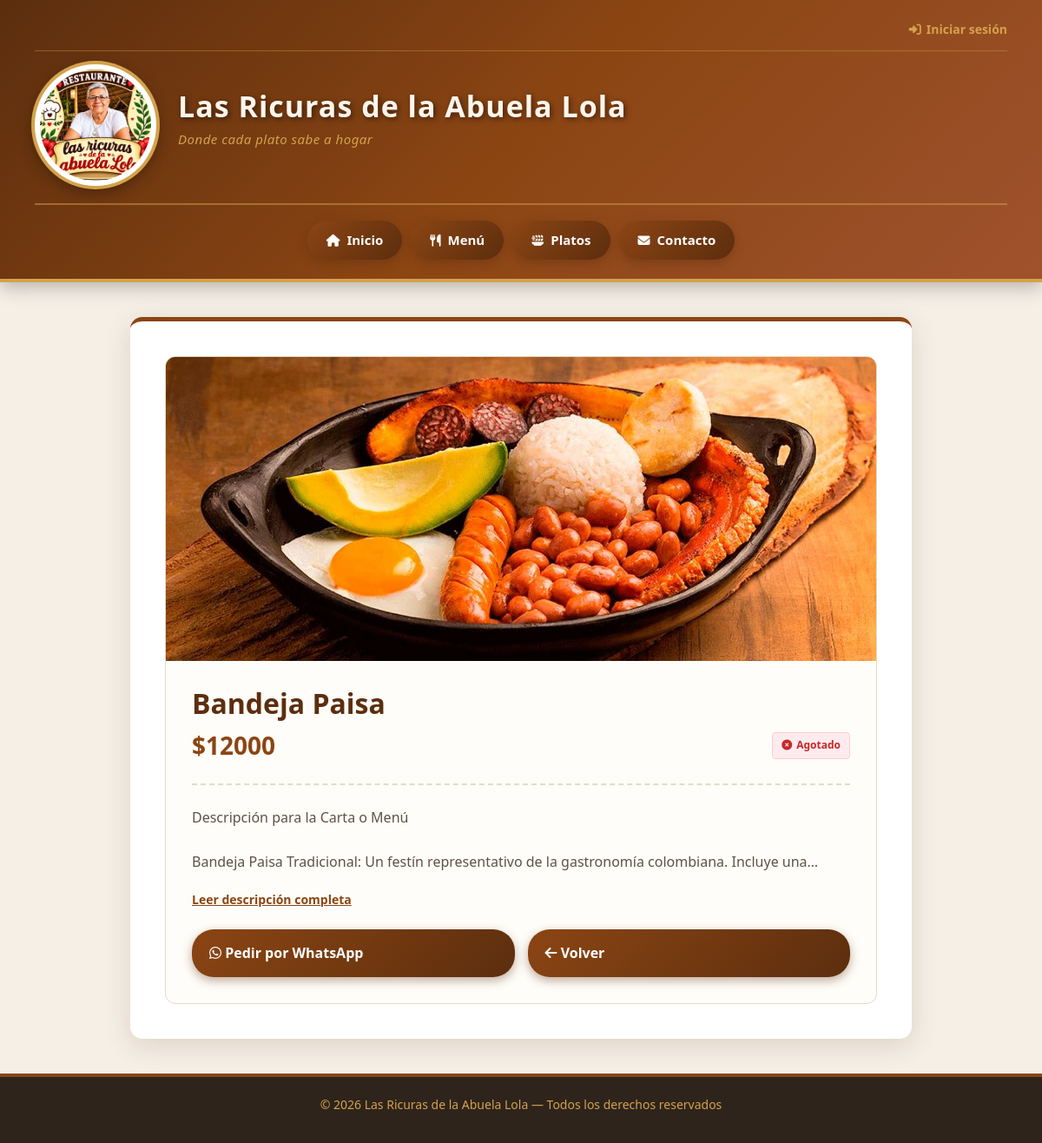
/platos/3/, run on an earlier commit of the app's database.
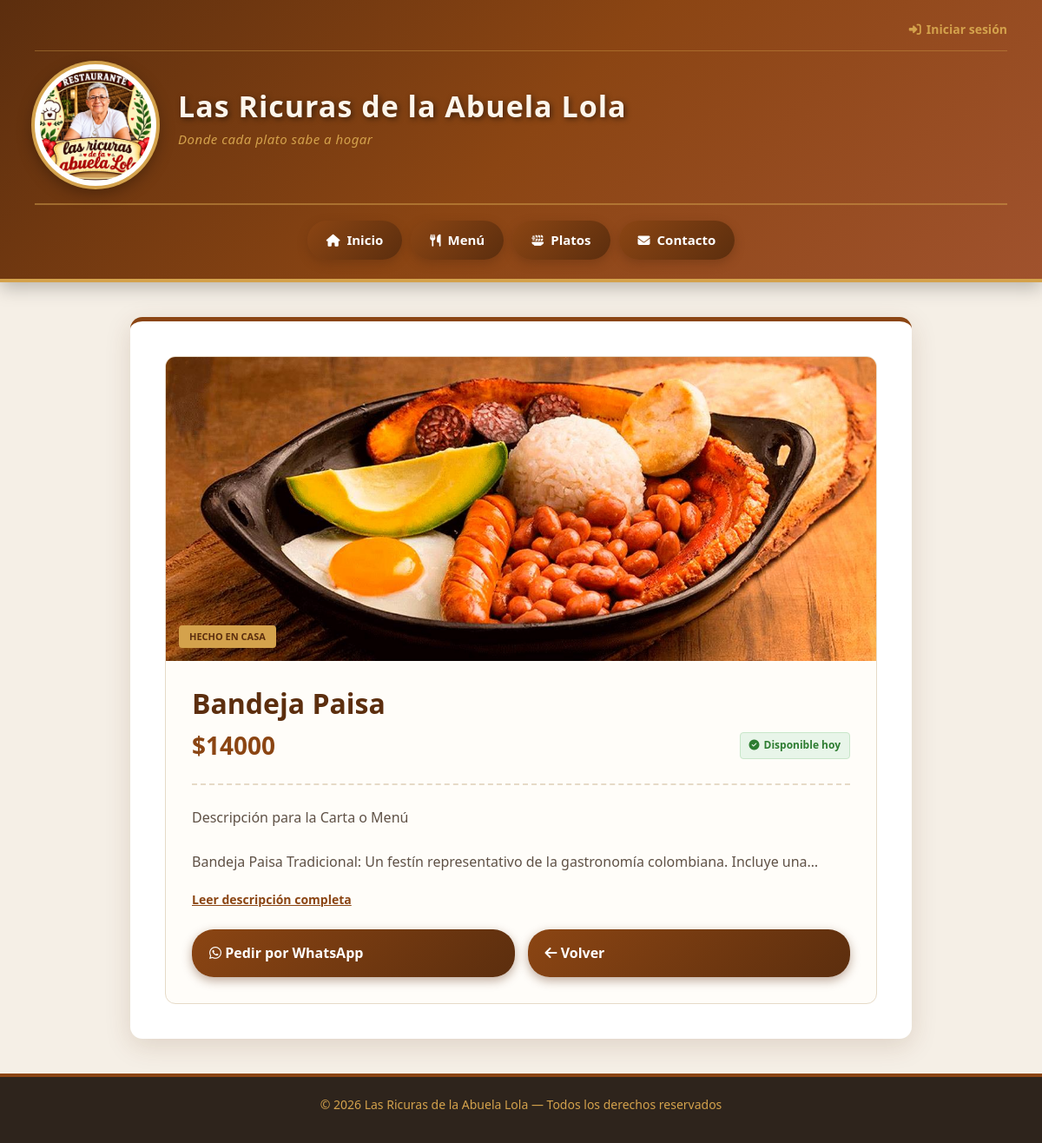
And on a later commit of the database.
### las_ricuras/models.py (models this page shows, shortened)
class Plato(models.Model):
    CATEGORIAS = [
        ('entrada', 'Entrada'),
        ('plato_fuerte', 'Plato fuerte'),
        ('postre', 'Postre'),
        ('bebida', 'Bebida'),
    ]
    nombre = models.CharField(max_length=100)
    descripcion = models.TextField()
    precio = models.DecimalField(
        max_digits=10,
        decimal_places=2
    )
    categoria = models.CharField(
        max_length=30,
        choices=CATEGORIAS,
        default='plato_fuerte'
    )
    imagen = models.ImageField(
        upload_to='platos/',
        blank=True,
        null=True
    )
    disponible = models.BooleanField(default=True)

### las_ricuras/views.py (the view)
# urls.py: path('platos/<int:id>/', views.plato_detalle, name='plato_detalle'),
def plato_detalle(request, id):
    plato = get_object_or_404(Plato, id=id)
    return render(request, 'plato_detalle.html', {'plato': plato})

### las_ricuras/templates/plato_detalle.html (shortened to what this page needs)
{% extends 'base.html' %}
{% load static %}
{% block contenido %}
    <div class="detalle-card">
        <div class="imagen-container">
            {% if plato.imagen %}
                <img src="{{ plato.imagen.url }}" alt="{{ plato.nombre }}" class="plato-imagen">
            {% else %}
                <div class="sin-imagen"><i class="fa-solid fa-utensils"></i></div>
            {% endif %}
            {% if plato.disponible %}
                <div class="etiqueta-destacada">Hecho en casa</div>
            {% endif %}
        </div>
        <div class="informacion">
            <h1 class="titulo-plato">{{ plato.nombre }}</h1>
            <div class="precio-disponibilidad">
                <div class="precio">${{ plato.precio|floatformat:0 }}</div>
                {% if plato.disponible %}
                    <span class="disponible"><i class="fa-solid fa-circle-check"></i> Disponible hoy</span>
                {% else %}
                    <span class="no-disponible"><i class="fa-solid fa-circle-xmark"></i> Agotado</span>
                {% endif %}
            </div>
            <div class="separador"></div>
            <p class="descripcion" id="texto-descripcion">
                {{ plato.descripcion|linebreaksbr }}
            </p>
            <button class="btn-leer-mas" onclick="toggleDescripcion()" id="btn-leer-mas">Leer descripción completa</button>
            <div class="acciones">
                <a href="https://wa.me/573118299494?text=Hola,%20quiero%20pedir%20{{ plato.nombre }}" target="_blank" class="btn">
                    <i class="fa-brands fa-whatsapp"></i> Pedir por WhatsApp
                </a>
                <a href="{% url 'Platos' %}" class="btn">
                    <i class="fa-solid fa-arrow-left"></i> Volver
                </a>
            </div>
        </div>
    </div>
{% endblock %}

What changed in the data, as far as the page shows it:
changed Plato "Bandeja Paisa": disponible False → True (drawn); precio "12000" → "14000"
Also different on the page:
text no longer shown: "Agotado"
text now shown: "HECHO EN CASA Disponible hoy"
